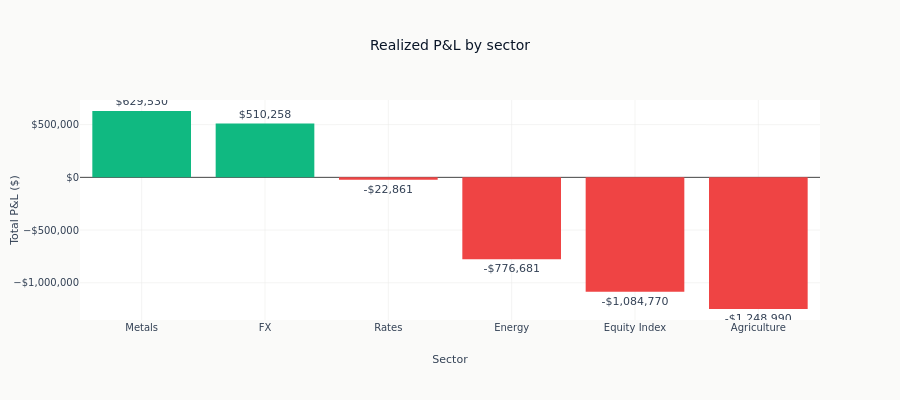

Notebook cell for this chart:
### Code cell
# Visualize sector P&L
fig = go.Figure()
fig.add_trace(
    go.Bar(
        x=sector_pnl["sector"].to_list(),
        y=sector_pnl["total_pnl"].to_list(),
        marker_color=[
            COLORS["positive"] if pnl > 0 else COLORS["negative"]
            for pnl in sector_pnl["total_pnl"].to_list()
        ],
        text=[format_usd(p) for p in sector_pnl["total_pnl"].to_list()],
        textposition="outside",
    )
)
fig.update_layout(
    title="Realized P&L by sector",
    xaxis_title="Sector",
    yaxis_title="Total P&L ($)",
    yaxis_tickformat="$,.0f",
    height=400,
)
_sector_rows = sector_pnl.sort("total_pnl", descending=True).iter_rows(named=True)
_sector_phrase = ", ".join(f"{r['sector']} {format_usd(r['total_pnl'])}" for r in _sector_rows)
_n_positive = int((sector_pnl["total_pnl"] > 0).sum())
show_plotly_with_alt(
    fig,
    "Bar chart of realized profit and loss by sector, each bar labelled with its dollar value and "
    "coloured green above zero and red below. Reading the bars from the largest gain to the "
    f"largest loss: {_sector_phrase}. {_n_positive} of {sector_pnl.height} sectors finished "
    "positive. Each sector holds one product in this demonstration, so the chart relabels "
    "per-product P&L rather than aggregating within a sector.",
)

### Figure 1 — Plotly figure (JSON) as saved in the notebook; plotly's stock layout.template omitted (floating-point values rounded to 4 significant figures)
{"data": [{"marker": {"color": ["#10b981", "#10b981", "#ef4444", "#ef4444", "#ef4444", "#ef4444"]}, "text": ["$629,530", "$510,258", "-$22,861", "-$776,681", "-$1,084,770", "-$1,248,990"], "textposition": "outside", "type": "bar", "x": ["Metals", "FX", "Rates", "Energy", "Equity Index", "Agriculture"], "y": [629500.0, 510300.0, -22860.0, -776700.0, -1085000.0, -1249000.0]}], "layout": {"height": 400, "title": {"text": "Realized P&L by sector"}, "xaxis": {"title": {"text": "Sector"}}, "yaxis": {"tickformat": "$,.0f", "title": {"text": "Total P&L ($)"}}}}
